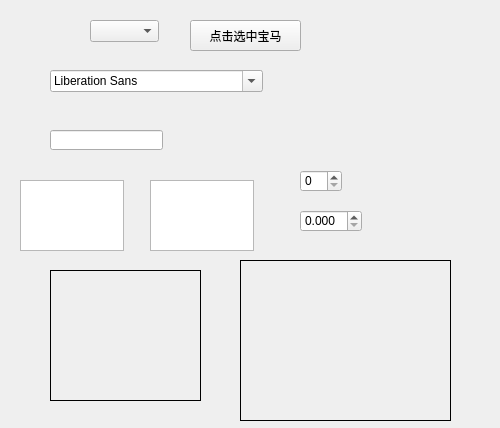
<?xml version="1.0" encoding="UTF-8"?>
<ui version="4.0">
 <class>Widget</class>
 <widget class="QWidget" name="Widget">
  <property name="geometry">
   <rect>
    <x>0</x>
    <y>0</y>
    <width>500</width>
    <height>428</height>
   </rect>
  </property>
  <property name="windowTitle">
   <string>Widget</string>
  </property>
  <widget class="QComboBox" name="comboBox">
   <property name="geometry">
    <rect>
     <x>90</x>
     <y>20</y>
     <width>69</width>
     <height>22</height>
    </rect>
   </property>
  </widget>
  <widget class="QPushButton" name="pushButton">
   <property name="geometry">
    <rect>
     <x>190</x>
     <y>20</y>
     <width>111</width>
     <height>31</height>
    </rect>
   </property>
   <property name="text">
    <string>点击选中宝马</string>
   </property>
  </widget>
  <widget class="QFontComboBox" name="fontComboBox">
   <property name="geometry">
    <rect>
     <x>50</x>
     <y>70</y>
     <width>213</width>
     <height>22</height>
    </rect>
   </property>
  </widget>
  <widget class="QLineEdit" name="lineEdit">
   <property name="geometry">
    <rect>
     <x>50</x>
     <y>130</y>
     <width>113</width>
     <height>20</height>
    </rect>
   </property>
   <property name="echoMode">
    <enum>QLineEdit::Password</enum>
   </property>
  </widget>
  <widget class="QTextEdit" name="textEdit">
   <property name="geometry">
    <rect>
     <x>20</x>
     <y>180</y>
     <width>104</width>
     <height>71</height>
    </rect>
   </property>
  </widget>
  <widget class="QPlainTextEdit" name="plainTextEdit">
   <property name="geometry">
    <rect>
     <x>150</x>
     <y>180</y>
     <width>104</width>
     <height>71</height>
    </rect>
   </property>
  </widget>
  <widget class="QSpinBox" name="spinBox">
   <property name="geometry">
    <rect>
     <x>300</x>
     <y>170</y>
     <width>42</width>
     <height>22</height>
    </rect>
   </property>
   <property name="suffix">
    <string/>
   </property>
   <property name="prefix">
    <string/>
   </property>
  </widget>
  <widget class="QDoubleSpinBox" name="doubleSpinBox">
   <property name="geometry">
    <rect>
     <x>300</x>
     <y>210</y>
     <width>62</width>
     <height>22</height>
    </rect>
   </property>
   <property name="decimals">
    <number>3</number>
   </property>
  </widget>
  <widget class="QLabel" name="lbl_pic">
   <property name="geometry">
    <rect>
     <x>50</x>
     <y>270</y>
     <width>151</width>
     <height>131</height>
    </rect>
   </property>
   <property name="frameShape">
    <enum>QFrame::Box</enum>
   </property>
   <property name="text">
    <string/>
   </property>
  </widget>
  <widget class="QLabel" name="lbl_movie">
   <property name="geometry">
    <rect>
     <x>240</x>
     <y>260</y>
     <width>211</width>
     <height>161</height>
    </rect>
   </property>
   <property name="frameShape">
    <enum>QFrame::Box</enum>
   </property>
   <property name="text">
    <string/>
   </property>
  </widget>
 </widget>
 <layoutdefault spacing="6" margin="11"/>
 <resources/>
 <connections/>
</ui>
